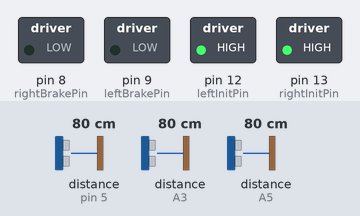
A sketch run on a simulated Arduino Uno, built with avr-gcc and run on an emulated ATmega328P. Shown: switched loads named in the sketch (green lamp = pin HIGH). The inputs (shaded band) are chosen by the test bench; at power-on: distance to the obstacle (sensors on pin 5, A3, A5) 80 cm. Pins used as bus, display or sensor lines are not drawn.

Above: at 1.2 s.
1.3 s: distance to the obstacle (sensor on pin 5) set to 9 cm
2.8 s: distance to the obstacle (sensor on pin 5) set to 6 cm
At 3.8 s:
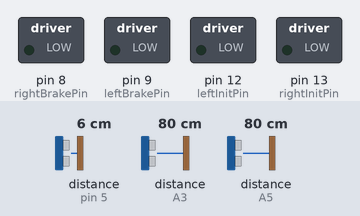
5.8 s: distance to the obstacle (sensor on pin 5) set to 18 cm
At 6.82 s:
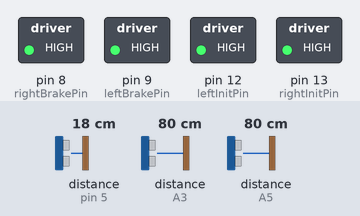
8.8 s: distance to the obstacle (sensor on pin 5) set to 2 cm
At 9.7 s:
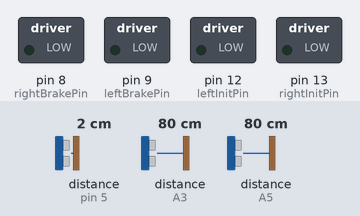
Timing chart, 0 to 12.8 s (numbered marks = the images above; inputs shaded):
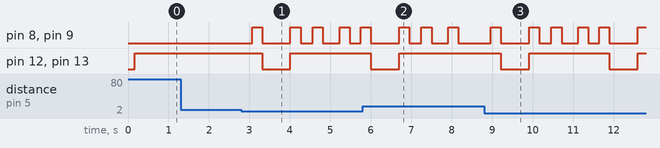

Measured:
- the behaviour switches between 8 and 7 cm on distance to the obstacle (sensor on pin 5) (found by bisection; images 0 and 1)
- after the input at 1.3 s, every drawn part: stays the same
- after the input at 2.8 s, pin 8 (rightBrakePin), pin 9 (leftBrakePin): LOW → HIGH after 0.26 s, → LOW 0.25 s later, → HIGH 0.70 s later, → LOW 0.25 s later, … (9 changes in this stretch); pin 12 (leftInitPin), pin 13 (rightInitPin): HIGH → LOW after 0.51 s, → HIGH 0.70 s later
- after the input at 5.8 s, pin 8 (rightBrakePin), pin 9 (leftBrakePin): goes on until 8.2 s, then stays LOW
- after the input at 8.8 s, pin 8 (rightBrakePin), pin 9 (leftBrakePin): LOW → HIGH after 0.16 s, → LOW 0.25 s later, → HIGH 0.70 s later, → LOW 0.25 s later, … (11 changes in this stretch); pin 12 (leftInitPin), pin 13 (rightInitPin): alternates HIGH for 2.0 s and LOW for 0.70 s, starting after 0.41 s

The sketch:

first_auto.ino
```cpp
#include <NewPing.h>

//low = back, high = forward

#define TPIN_M   4 //trigger pin for middle distance sensor
#define EPIN_M  5 //return pin for middle sensor
#define TPIN_L A4 //trigger for left
#define EPIN_L A5 //return for left
#define TPIN_R A2 //trigger for right
#define EPIN_R A3 //return for right
#define rightInitPin 13 //direction initialization pin for right motor
#define rightBrakePin 8 //brake pin for right
#define leftInitPin 12 //init for left
#define leftBrakePin 9 //brake for left
#define rightPowerPin 11 //PWM control pin for right motor
#define leftPowerPin 3 //PWM control for left

String input = " "; //will hold serial input
int rightMotorPower; //will hold desired power level (0 - 255) of right motor
int leftMotorPower; //will hold desired power level (0 - 255) of left motor
int leftMotorDir; //specifies left motor direction - HIGH = Forward, LOW = Backward
int rightMotorDir; //specifies right motor direction - HIGH = Forward, LOW = Backward
//set all measured distance values to be arbitrarily high as a placeholder
int distance = 1000;
int distance_m = 1000;
int distance_l = 1000;
int distance_r = 1000;
bool aut = true; //specifies which operation mode the rover is in - true = autonomous, false = manual
//create NewPing sensor objects for controlling ultrasonic sensors
NewPing sonar_m(TPIN_M, EPIN_M, 400);
NewPing sonar_l(TPIN_L, EPIN_L, 400);
NewPing sonar_r(TPIN_R, EPIN_R, 400);


void setup() { //runs one time at Arduino startup
  Serial.begin(9600);
  //Setup Drive
  pinMode(rightInitPin, OUTPUT); //Initializes right motor init pin
  pinMode(rightBrakePin, OUTPUT); //Initializes right motor brake pin

  //Setup Steer
  pinMode(leftInitPin, OUTPUT); //Initializes Left motor init pin
  pinMode(leftBrakePin, OUTPUT);  //Initializes Left motor brake pin

  //set motor power levels to 0 by default
  analogWrite(leftPowerPin, 0);
  analogWrite(rightPowerPin, 0);

  //set desired motor power levels to 0 and directions to 0
  rightMotorPower = 0;
  leftMotorPower = 0;
  leftMotorDir = HIGH;
  rightMotorDir = HIGH;

  //seed the random number generator
  randomSeed(69);
}

void loop(){ //runs continuously while arduino is on
  //check to see if there is new serial input
  if(Serial.available()){
     input = Serial.readString();
  }

  //if a operation mode command is sent, update operation mode
  // "A" = Autonoumous
  // "M" = Manual
  if(input.indexOf("A") > -1){
    aut = true;
  }
  else if(input.indexOf("M") > -1){
    aut = false;
  }

  if(!aut){ //if rover is operating manually
    //the "<" character specifies the arduino is receiving a new power level command
    //for the left motor. Remove the "<" character, convert the remaining string to an int
    //and update the left motor power level
    if(input.indexOf("<") > -1){
      input.remove(0,1);
      leftMotorPower = input.toInt();
      input = " ";
    }
    //the ">" character specifies the arduino is receiving a new power level command
    //for the right motor. Remove the ">" character, convert the remaining string to an int
    //and update the right motor power level
    else if(input.indexOf(">") > -1){
      input.remove(0,1);
      rightMotorPower = input.toInt();
      input = " ";
    }
    //"lr" specifies that the left motor should be set to the reverse direction
    else if(input == "lr"){
      leftMotorDir = LOW;
    }
    //"lf" specifies that the left motor should be set to the forward direction
    else if(input == "lf"){
      leftMotorDir = HIGH;
    }
    //"rr" specifies that the right motor should be set to the reverse direction
    else if(input == "rr"){
      rightMotorDir = LOW;
    }
    //"rf" specifies that the right motor should be set to the forward direction
    else if(input == "rf"){
      rightMotorDir = HIGH;
    }
    //after all available input has been parsed and desired power levels and directions
    //have been updated, update the motors with the desired power and direction and delay for 10ms
    spinLeftMotor(leftMotorPower, leftMotorDir);
    spinRightMotor(rightMotorPower, rightMotorDir);
    delay(10);
  }

  else{ //the rover is in autonomous mode
    //take a distance measurement from all sensors, delaying 50 ms between each measurement to avoid
    //interference, if the distance returned is 0, the sensor did not find any obstruction within its max
    //range, distance will be set the arbitrarily high value of 400
    distance_l = sonar_l.ping_cm();
    if(distance_l == 0){
      distance_l = 400;
    }
    delay(50);
    distance_m = sonar_m.ping_cm();
    if(distance_m == 0){
      distance_m = 400;
    }
    delay(50);
    distance_r = sonar_r.ping_cm();
    if(distance_r == 0){
      distance_r = 400;
    }
    delay(50);
    //if any distance measurement returns below 8cm, collision is unavoidable
    if(distance_r < 8 || distance_m < 8 || distance_l < 8){
      brake();
      reverse(200); //spin the motors in reverse at a PWM level of 200
      delay(700); //wait for 700 ms
      brake();
      scan(); //find and proceed in the least obstructed direction
    } else { //there are no very close objects in our immediate path
      if(distance_m < 75){ //if there are some relatively close objects
        turnTowardGreatestDistance(); //measure distance and proceed in the clearest direction
      }
      else{ //if there is nothing remotely close in the rover's path, proceed on
        forward(120);
        delay(100);
      }
    }
  }
}

//function: rotate the left motor
//RECIEVES: int power - the power with which to rotate (0 - 255), int dir - the direction in which to rotate (HIGH or LOW)
void spinLeftMotor(int power, int dir){
  digitalWrite(leftInitPin, dir); //Sets drive direction to back
  digitalWrite(leftBrakePin, LOW);   //Turn off left brake
  analogWrite(leftPowerPin, power);   //Spins the left motor at full speed
}

//function: rotate the right motor
//RECEIVES: int power - the power with which to rotate (0 - 255), int dir - the direction in which to rotate (HIGH or LOW)
void spinRightMotor(int power, int dir){
  if(power < 20){
    power = 20;
  }
  digitalWrite(rightInitPin, dir); //Sets drive direction to back
  digitalWrite(rightBrakePin, LOW);   //Turn off right brake
  analogWrite(rightPowerPin, power - 20);   //Spins the right motor at full speed
}

//function: rotate both motors forward
//RECEIVES: int power - the power with which to rotate (0 - 255)
void forward(int power){
  spinLeftMotor(power, HIGH);
  spinRightMotor(power, HIGH);
}

//function: set both motor power levels to 0 and directions to forward
void stopAll(){
  spinLeftMotor(0, HIGH);
  spinRightMotor(0, HIGH);
}

//function: rotate both motors in reverse
//RECEIVES: int power - the power with which to rotate (0 - 255)
void reverse(int power){
  spinLeftMotor(power, LOW);
  spinRightMotor(power, LOW);
}


//function: turn the rover to the right
//RECEIVES: int power - the power level with which to rotate the motor (0 - 255)
void turnRight(int power){
  spinLeftMotor(power, HIGH);
}

//function: turn the rover to the left
//RECEIVES: int power - the power level with which to rotate the motor (0 - 255)
void turnLeft(int power){
  spinRightMotor(power, HIGH);
}

//function: Stop all motor function, engage both breaks, wait for a time to allow the rover to stop,
//then disengage brakes
void brake(){
  stopAll();
  digitalWrite(leftBrakePin, HIGH);
  digitalWrite(rightBrakePin, HIGH);
  delay(250);
  digitalWrite(leftBrakePin, LOW);
  digitalWrite(rightBrakePin, LOW);
}

//function: determine the clearest overall direction and proceed in that direction
void scan(){
  int rightAverage; //will hold the mean of all of the sensor readings when the rover is turned to the right
  int leftAverage; //will hold the mean of all of the sensor readings when the rover is turned to the right
  //turn right with a power of 200 for 300 ms and stop
  turnRight(200);
  delay(300);
  brake();
  //measure all distances
  distance_m = sonar_m.ping_cm();
  delay(50);
  distance_l = sonar_l.ping_cm();
  delay(50);
  distance_r = sonar_r.ping_cm();
  if(distance_r == 0){
    distance_r = 400;
  }
  if(distance_m == 0){
    distance_m = 400;
  }
  if(distance_l == 0){
    distance_l = 400;
  }
  //calculate the average of all distances
  rightAverage = (distance_m + distance_l + distance_r)/3;

  //turn left at a power level of 200 for 300 ms and stop
  turnLeft(200);
  delay(300);
  brake();
  //measure all distances
  distance_m = sonar_m.ping_cm();
  delay(50);
  distance_l = sonar_l.ping_cm();
  delay(50);
  distance_r = sonar_r.ping_cm();
  if(distance_r == 0){
    distance_r = 400;
  }
  if(distance_m == 0){
    distance_m = 400;
  }
  if(distance_l == 0){
    distance_l = 400;
  }
  //calculate average of measurements
  leftAverage = (distance_m + distance_l + distance_r)/3;

  //proceed in the clearest direction
  if(rightAverage > leftAverage){
    turnRight(200);
    delay(600);
  }
}


void turnTowardGreatestDistance(){
  //find which direction measures the greatest distance to an obstruction
  int large = 0;
  String largestDist = " ";
  if(distance_m > large){
    large = distance_m;
    largestDist = "m";
  }
  if(distance_r > large){
    large = distance_r;
    largestDist = "r";
  }
  if(distance_l > large){
    large = distance_l;
    largestDist = "l";
  }

  //turn towards the least obstructed direction
  if(largestDist.equals("l")){
    stopAll();
    turnLeft(200);
    delay(100);
    stopAll();
  }
  else if(largestDist.equals("r")){
    stopAll();
    turnRight(200);
    delay(100);
    stopAll();
  }

  //if forward is the least obstructed direction, do nothing
}
```
